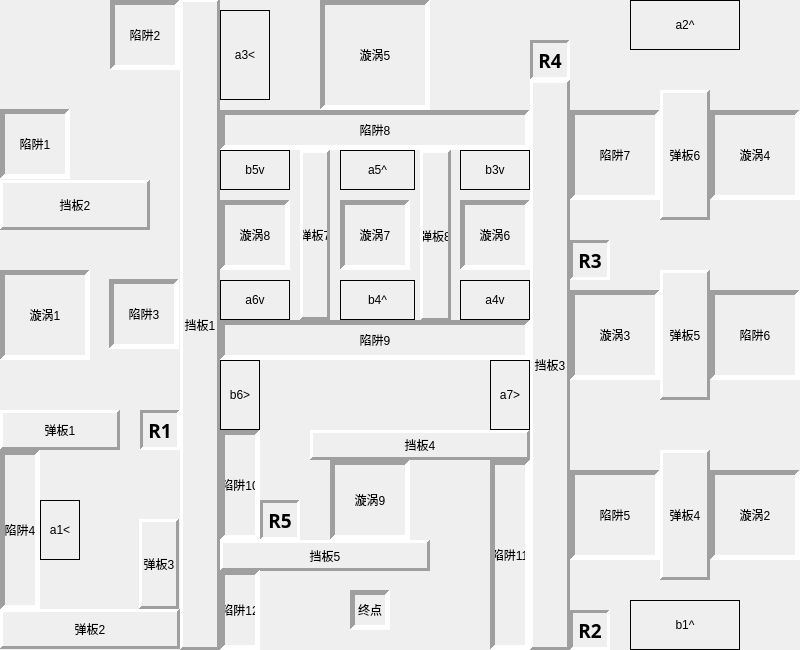
   <widget class="corewidget" name="widget" native="true">
    <property name="geometry">
     <rect>
      <x>25</x>
      <y>15</y>
      <width>800</width>
      <height>650</height>
     </rect>
    </property>
    <property name="minimumSize">
     <size>
      <width>800</width>
      <height>650</height>
     </size>
    </property>
    <property name="maximumSize">
     <size>
      <width>800</width>
      <height>650</height>
     </size>
    </property>
    <widget class="trap" name="trap1">
     <property name="geometry">
      <rect>
       <x>0</x>
       <y>109</y>
       <width>70</width>
       <height>70</height>
      </rect>
     </property>
     <property name="frameShape">
      <enum>QFrame::Panel</enum>
     </property>
     <property name="frameShadow">
      <enum>QFrame::Sunken</enum>
     </property>
     <property name="lineWidth">
      <number>5</number>
     </property>
     <property name="text">
      <string>陷阱1</string>
     </property>
     <property name="alignment">
      <set>Qt::AlignCenter</set>
     </property>
     <property name="textInteractionFlags">
      <set>Qt::LinksAccessibleByMouse</set>
     </property>
    </widget>
    <widget class="trap" name="trap2">
     <property name="geometry">
      <rect>
       <x>110</x>
       <y>0</y>
       <width>70</width>
       <height>70</height>
      </rect>
     </property>
     <property name="frameShape">
      <enum>QFrame::Panel</enum>
     </property>
     <property name="frameShadow">
      <enum>QFrame::Sunken</enum>
     </property>
     <property name="lineWidth">
      <number>5</number>
     </property>
     <property name="text">
      <string>陷阱2</string>
     </property>
     <property name="alignment">
      <set>Qt::AlignCenter</set>
     </property>
    </widget>
    <widget class="trap" name="trap3">
     <property name="geometry">
      <rect>
       <x>109</x>
       <y>279</y>
       <width>70</width>
       <height>70</height>
      </rect>
     </property>
     <property name="frameShape">
      <enum>QFrame::Panel</enum>
     </property>
     <property name="frameShadow">
      <enum>QFrame::Sunken</enum>
     </property>
     <property name="lineWidth">
      <number>5</number>
     </property>
     <property name="text">
      <string>陷阱3</string>
     </property>
     <property name="alignment">
      <set>Qt::AlignCenter</set>
     </property>
    </widget>
    <widget class="trap" name="trap4">
     <property name="geometry">
      <rect>
       <x>0</x>
       <y>450</y>
       <width>40</width>
       <height>160</height>
      </rect>
     </property>
     <property name="frameShape">
      <enum>QFrame::Panel</enum>
     </property>
     <property name="frameShadow">
      <enum>QFrame::Sunken</enum>
     </property>
     <property name="lineWidth">
      <number>5</number>
     </property>
     <property name="midLineWidth">
      <number>0</number>
     </property>
     <property name="text">
      <string>陷阱4</string>
     </property>
     <property name="alignment">
      <set>Qt::AlignCenter</set>
     </property>
    </widget>
    <widget class="destination" name="dest">
     <property name="geometry">
      <rect>
       <x>350</x>
       <y>590</y>
       <width>40</width>
       <height>40</height>
      </rect>
     </property>
     <property name="minimumSize">
      <size>
       <width>40</width>
       <height>40</height>
      </size>
     </property>
     <property name="maximumSize">
      <size>
       <width>40</width>
       <height>40</height>
      </size>
     </property>
     <property name="frameShape">
      <enum>QFrame::Panel</enum>
     </property>
     <property name="frameShadow">
      <enum>QFrame::Sunken</enum>
     </property>
     <property name="lineWidth">
      <number>5</number>
     </property>
     <property name="text">
      <string>终点</string>
     </property>
     <property name="alignment">
      <set>Qt::AlignCenter</set>
     </property>
    </widget>
    <widget class="board" name="board1">
     <property name="geometry">
      <rect>
       <x>180</x>
       <y>-1</y>
       <width>40</width>
       <height>651</height>
      </rect>
     </property>
     <property name="frameShape">
      <enum>QFrame::Panel</enum>
     </property>
     <property name="frameShadow">
      <enum>QFrame::Raised</enum>
     </property>
     <property name="lineWidth">
      <number>3</number>
     </property>
     <property name="text">
      <string>挡板1</string>
     </property>
     <property name="alignment">
      <set>Qt::AlignCenter</set>
     </property>
    </widget>
    <widget class="board" name="board3">
     <property name="geometry">
      <rect>
       <x>530</x>
       <y>80</y>
       <width>40</width>
       <height>570</height>
      </rect>
     </property>
     <property name="frameShape">
      <enum>QFrame::Panel</enum>
     </property>
     <property name="frameShadow">
      <enum>QFrame::Raised</enum>
     </property>
     <property name="lineWidth">
      <number>3</number>
     </property>
     <property name="text">
      <string>挡板3</string>
     </property>
     <property name="alignment">
      <set>Qt::AlignCenter</set>
     </property>
    </widget>
    <widget class="board" name="board2">
     <property name="geometry">
      <rect>
       <x>0</x>
       <y>180</y>
       <width>150</width>
       <height>50</height>
      </rect>
     </property>
     <property name="frameShape">
      <enum>QFrame::Panel</enum>
     </property>
     <property name="frameShadow">
      <enum>QFrame::Raised</enum>
     </property>
     <property name="lineWidth">
      <number>3</number>
     </property>
     <property name="text">
      <string>挡板2</string>
     </property>
     <property name="alignment">
      <set>Qt::AlignCenter</set>
     </property>
    </widget>
    <widget class="bouncingboard" name="B_board1">
     <property name="geometry">
      <rect>
       <x>0</x>
       <y>410</y>
       <width>120</width>
       <height>40</height>
      </rect>
     </property>
     <property name="frameShape">
      <enum>QFrame::Panel</enum>
     </property>
     <property name="frameShadow">
      <enum>QFrame::Raised</enum>
     </property>
     <property name="lineWidth">
      <number>3</number>
     </property>
     <property name="text">
      <string>弹板1</string>
     </property>
     <property name="alignment">
      <set>Qt::AlignCenter</set>
     </property>
    </widget>
    <widget class="bouncingboard" name="B_board2">
     <property name="geometry">
      <rect>
       <x>0</x>
       <y>609</y>
       <width>180</width>
       <height>40</height>
      </rect>
     </property>
     <property name="frameShape">
      <enum>QFrame::Panel</enum>
     </property>
     <property name="frameShadow">
      <enum>QFrame::Raised</enum>
     </property>
     <property name="lineWidth">
      <number>3</number>
     </property>
     <property name="text">
      <string>弹板2</string>
     </property>
     <property name="alignment">
      <set>Qt::AlignCenter</set>
     </property>
    </widget>
    <widget class="bouncingboard" name="B_board3">
     <property name="geometry">
      <rect>
       <x>139</x>
       <y>519</y>
       <width>40</width>
       <height>90</height>
      </rect>
     </property>
     <property name="frameShape">
      <enum>QFrame::Panel</enum>
     </property>
     <property name="frameShadow">
      <enum>QFrame::Raised</enum>
     </property>
     <property name="lineWidth">
      <number>3</number>
     </property>
     <property name="text">
      <string>弹板3</string>
     </property>
     <property name="alignment">
      <set>Qt::AlignCenter</set>
     </property>
    </widget>
    <widget class="bouncingboard" name="B_board4">
     <property name="geometry">
      <rect>
       <x>660</x>
       <y>450</y>
       <width>50</width>
       <height>130</height>
      </rect>
     </property>
     <property name="frameShape">
      <enum>QFrame::Panel</enum>
     </property>
     <property name="frameShadow">
      <enum>QFrame::Raised</enum>
     </property>
     <property name="lineWidth">
      <number>3</number>
     </property>
     <property name="text">
      <string>弹板4</string>
     </property>
     <property name="alignment">
      <set>Qt::AlignCenter</set>
     </property>
    </widget>
    <widget class="vortex" name="vortex1">
     <property name="geometry">
      <rect>
       <x>0</x>
       <y>270</y>
       <width>90</width>
       <height>90</height>
      </rect>
     </property>
     <property name="frameShape">
      <enum>QFrame::Panel</enum>
     </property>
     <property name="frameShadow">
      <enum>QFrame::Sunken</enum>
     </property>
     <property name="lineWidth">
      <number>5</number>
     </property>
     <property name="text">
      <string>漩涡1</string>
     </property>
     <property name="alignment">
      <set>Qt::AlignCenter</set>
     </property>
    </widget>
    <widget class="vortex" name="vortex2">
     <property name="geometry">
      <rect>
       <x>710</x>
       <y>470</y>
       <width>90</width>
       <height>90</height>
      </rect>
     </property>
     <property name="frameShape">
      <enum>QFrame::Panel</enum>
     </property>
     <property name="frameShadow">
      <enum>QFrame::Sunken</enum>
     </property>
     <property name="lineWidth">
      <number>5</number>
     </property>
     <property name="text">
      <string>漩涡2</string>
     </property>
     <property name="alignment">
      <set>Qt::AlignCenter</set>
     </property>
    </widget>
    <widget class="vortex" name="vortex3">
     <property name="geometry">
      <rect>
       <x>570</x>
       <y>290</y>
       <width>90</width>
       <height>90</height>
      </rect>
     </property>
     <property name="frameShape">
      <enum>QFrame::Panel</enum>
     </property>
     <property name="frameShadow">
      <enum>QFrame::Sunken</enum>
     </property>
     <property name="lineWidth">
      <number>5</number>
     </property>
     <property name="text">
      <string>漩涡3</string>
     </property>
     <property name="alignment">
      <set>Qt::AlignCenter</set>
     </property>
    </widget>
    <widget class="vortex" name="vortex4">
     <property name="geometry">
      <rect>
       <x>710</x>
       <y>110</y>
       <width>90</width>
       <height>90</height>
      </rect>
     </property>
     <property name="frameShape">
      <enum>QFrame::Panel</enum>
     </property>
     <property name="frameShadow">
      <enum>QFrame::Sunken</enum>
     </property>
     <property name="lineWidth">
      <number>5</number>
     </property>
     <property name="text">
      <string>漩涡4</string>
     </property>
     <property name="alignment">
      <set>Qt::AlignCenter</set>
     </property>
    </widget>
    <widget class="portal_a" name="portal_a1">
     <property name="geometry">
      <rect>
       <x>40</x>
       <y>500</y>
       <width>40</width>
       <height>60</height>
      </rect>
     </property>
     <property name="frameShape">
      <enum>QFrame::Box</enum>
     </property>
     <property name="frameShadow">
      <enum>QFrame::Plain</enum>
     </property>
     <property name="lineWidth">
      <number>1</number>
     </property>
     <property name="midLineWidth">
      <number>0</number>
     </property>
     <property name="text">
      <string>a1&lt;</string>
     </property>
     <property name="alignment">
      <set>Qt::AlignCenter</set>
     </property>
    </widget>
    <widget class="portal_b" name="portal_b1">
     <property name="geometry">
      <rect>
       <x>630</x>
       <y>600</y>
       <width>110</width>
       <height>50</height>
      </rect>
     </property>
     <property name="frameShape">
      <enum>QFrame::Box</enum>
     </property>
     <property name="text">
      <string>b1^</string>
     </property>
     <property name="alignment">
      <set>Qt::AlignCenter</set>
     </property>
    </widget>
    <widget class="board" name="board4">
     <property name="geometry">
      <rect>
       <x>310</x>
       <y>430</y>
       <width>220</width>
       <height>30</height>
      </rect>
     </property>
     <property name="frameShape">
      <enum>QFrame::Panel</enum>
     </property>
     <property name="frameShadow">
      <enum>QFrame::Raised</enum>
     </property>
     <property name="lineWidth">
      <number>3</number>
     </property>
     <property name="text">
      <string>挡板4</string>
     </property>
     <property name="alignment">
      <set>Qt::AlignCenter</set>
     </property>
    </widget>
    <widget class="bouncingboard" name="B_board5">
     <property name="geometry">
      <rect>
       <x>660</x>
       <y>270</y>
       <width>50</width>
       <height>130</height>
      </rect>
     </property>
     <property name="frameShape">
      <enum>QFrame::Panel</enum>
     </property>
     <property name="frameShadow">
      <enum>QFrame::Raised</enum>
     </property>
     <property name="lineWidth">
      <number>3</number>
     </property>
     <property name="text">
      <string>弹板5</string>
     </property>
     <property name="alignment">
      <set>Qt::AlignCenter</set>
     </property>
    </widget>
    <widget class="trap" name="trap5">
     <property name="geometry">
      <rect>
       <x>570</x>
       <y>470</y>
       <width>90</width>
       <height>90</height>
      </rect>
     </property>
     <property name="frameShape">
      <enum>QFrame::Panel</enum>
     </property>
     <property name="frameShadow">
      <enum>QFrame::Sunken</enum>
     </property>
     <property name="lineWidth">
      <number>5</number>
     </property>
     <property name="text">
      <string>陷阱5</string>
     </property>
     <property name="alignment">
      <set>Qt::AlignCenter</set>
     </property>
    </widget>
    <widget class="trap" name="trap6">
     <property name="geometry">
      <rect>
       <x>710</x>
       <y>290</y>
       <width>90</width>
       <height>90</height>
      </rect>
     </property>
     <property name="frameShape">
      <enum>QFrame::Panel</enum>
     </property>
     <property name="frameShadow">
      <enum>QFrame::Sunken</enum>
     </property>
     <property name="lineWidth">
      <number>5</number>
     </property>
     <property name="text">
      <string>陷阱6</string>
     </property>
     <property name="alignment">
      <set>Qt::AlignCenter</set>
     </property>
    </widget>
    <widget class="portal_a" name="portal_a2">
     <property name="geometry">
      <rect>
       <x>630</x>
       <y>0</y>
       <width>110</width>
       <height>50</height>
      </rect>
     </property>
     <property name="frameShape">
      <enum>QFrame::Box</enum>
     </property>
     <property name="text">
      <string>a2^</string>
     </property>
     <property name="alignment">
      <set>Qt::AlignCenter</set>
     </property>
    </widget>
    <widget class="bouncingboard" name="B_board6">
     <property name="geometry">
      <rect>
       <x>660</x>
       <y>90</y>
       <width>50</width>
       <height>130</height>
      </rect>
     </property>
     <property name="frameShape">
      <enum>QFrame::Panel</enum>
     </property>
     <property name="frameShadow">
      <enum>QFrame::Raised</enum>
     </property>
     <property name="lineWidth">
      <number>3</number>
     </property>
     <property name="text">
      <string>弹板6</string>
     </property>
     <property name="alignment">
      <set>Qt::AlignCenter</set>
     </property>
    </widget>
    <widget class="trap" name="trap7">
     <property name="geometry">
      <rect>
       <x>570</x>
       <y>110</y>
       <width>90</width>
       <height>90</height>
      </rect>
     </property>
     <property name="frameShape">
      <enum>QFrame::Panel</enum>
     </property>
     <property name="frameShadow">
      <enum>QFrame::Sunken</enum>
     </property>
     <property name="lineWidth">
      <number>5</number>
     </property>
     <property name="text">
      <string>陷阱7</string>
     </property>
     <property name="alignment">
      <set>Qt::AlignCenter</set>
     </property>
    </widget>
    <widget class="trap" name="trap8">
     <property name="geometry">
      <rect>
       <x>220</x>
       <y>110</y>
       <width>310</width>
       <height>40</height>
      </rect>
     </property>
     <property name="frameShape">
      <enum>QFrame::Panel</enum>
     </property>
     <property name="frameShadow">
      <enum>QFrame::Sunken</enum>
     </property>
     <property name="lineWidth">
      <number>5</number>
     </property>
     <property name="text">
      <string>陷阱8</string>
     </property>
     <property name="alignment">
      <set>Qt::AlignCenter</set>
     </property>
    </widget>
    <widget class="trap" name="trap9">
     <property name="geometry">
      <rect>
       <x>220</x>
       <y>320</y>
       <width>310</width>
       <height>40</height>
      </rect>
     </property>
     <property name="frameShape">
      <enum>QFrame::Panel</enum>
     </property>
     <property name="frameShadow">
      <enum>QFrame::Sunken</enum>
     </property>
     <property name="lineWidth">
      <number>5</number>
     </property>
     <property name="text">
      <string>陷阱9</string>
     </property>
     <property name="alignment">
      <set>Qt::AlignCenter</set>
     </property>
    </widget>
    <widget class="trap" name="trap10">
     <property name="geometry">
      <rect>
       <x>220</x>
       <y>430</y>
       <width>40</width>
       <height>110</height>
      </rect>
     </property>
     <property name="frameShape">
      <enum>QFrame::Panel</enum>
     </property>
     <property name="frameShadow">
      <enum>QFrame::Sunken</enum>
     </property>
     <property name="lineWidth">
      <number>5</number>
     </property>
     <property name="text">
      <string>陷阱10</string>
     </property>
     <property name="alignment">
      <set>Qt::AlignCenter</set>
     </property>
    </widget>
    <widget class="trap" name="trap11">
     <property name="geometry">
      <rect>
       <x>490</x>
       <y>460</y>
       <width>40</width>
       <height>190</height>
      </rect>
     </property>
     <property name="frameShape">
      <enum>QFrame::Panel</enum>
     </property>
     <property name="frameShadow">
      <enum>QFrame::Sunken</enum>
     </property>
     <property name="lineWidth">
      <number>5</number>
     </property>
     <property name="text">
      <string>陷阱11</string>
     </property>
     <property name="alignment">
      <set>Qt::AlignCenter</set>
     </property>
    </widget>
    <widget class="portal_a" name="portal_a3">
     <property name="geometry">
      <rect>
       <x>220</x>
       <y>10</y>
       <width>50</width>
       <height>90</height>
      </rect>
     </property>
     <property name="frameShape">
      <enum>QFrame::Box</enum>
     </property>
     <property name="text">
      <string>a3&lt;</string>
     </property>
     <property name="alignment">
      <set>Qt::AlignCenter</set>
     </property>
    </widget>
    <widget class="portal_b" name="portal_b3">
     <property name="geometry">
      <rect>
       <x>460</x>
       <y>150</y>
       <width>70</width>
       <height>40</height>
      </rect>
     </property>
     <property name="frameShape">
      <enum>QFrame::Box</enum>
     </property>
     <property name="text">
      <string>b3v</string>
     </property>
     <property name="alignment">
      <set>Qt::AlignCenter</set>
     </property>
    </widget>
    <widget class="portal_a" name="portal_a4">
     <property name="geometry">
      <rect>
       <x>460</x>
       <y>280</y>
       <width>70</width>
       <height>40</height>
      </rect>
     </property>
     <property name="frameShape">
      <enum>QFrame::Box</enum>
     </property>
     <property name="text">
      <string>a4v</string>
     </property>
     <property name="alignment">
      <set>Qt::AlignCenter</set>
     </property>
    </widget>
    <widget class="portal_a" name="portal_a5">
     <property name="geometry">
      <rect>
       <x>340</x>
       <y>150</y>
       <width>75</width>
       <height>40</height>
      </rect>
     </property>
     <property name="frameShape">
      <enum>QFrame::Box</enum>
     </property>
     <property name="text">
      <string>a5^</string>
     </property>
     <property name="alignment">
      <set>Qt::AlignCenter</set>
     </property>
    </widget>
    <widget class="portal_b" name="portal_b4">
     <property name="geometry">
      <rect>
       <x>340</x>
       <y>280</y>
       <width>75</width>
       <height>40</height>
      </rect>
     </property>
     <property name="frameShape">
      <enum>QFrame::Box</enum>
     </property>
     <property name="text">
      <string>b4^</string>
     </property>
     <property name="alignment">
      <set>Qt::AlignCenter</set>
     </property>
    </widget>
    <widget class="portal_b" name="portal_b5">
     <property name="geometry">
      <rect>
       <x>220</x>
       <y>150</y>
       <width>70</width>
       <height>40</height>
      </rect>
     </property>
     <property name="frameShape">
      <enum>QFrame::Box</enum>
     </property>
     <property name="text">
      <string>b5v</string>
     </property>
     <property name="alignment">
      <set>Qt::AlignCenter</set>
     </property>
    </widget>
    <widget class="portal_a" name="portal_a6">
     <property name="geometry">
      <rect>
       <x>220</x>
       <y>280</y>
       <width>70</width>
       <height>40</height>
      </rect>
     </property>
     <property name="frameShape">
      <enum>QFrame::Box</enum>
     </property>
     <property name="text">
      <string>a6v</string>
     </property>
     <property name="alignment">
      <set>Qt::AlignCenter</set>
     </property>
    </widget>
    <widget class="vortex" name="vortex5">
     <property name="geometry">
      <rect>
       <x>320</x>
       <y>0</y>
       <width>110</width>
       <height>110</height>
      </rect>
     </property>
     <property name="frameShape">
      <enum>QFrame::Panel</enum>
     </property>
     <property name="frameShadow">
      <enum>QFrame::Sunken</enum>
     </property>
     <property name="lineWidth">
      <number>5</number>
     </property>
     <property name="text">
      <string>漩涡5</string>
     </property>
     <property name="alignment">
      <set>Qt::AlignCenter</set>
     </property>
    </widget>
    <widget class="vortex" name="vortex8">
     <property name="geometry">
      <rect>
       <x>220</x>
       <y>200</y>
       <width>70</width>
       <height>70</height>
      </rect>
     </property>
     <property name="frameShape">
      <enum>QFrame::Panel</enum>
     </property>
     <property name="frameShadow">
      <enum>QFrame::Sunken</enum>
     </property>
     <property name="lineWidth">
      <number>5</number>
     </property>
     <property name="text">
      <string>漩涡8</string>
     </property>
     <property name="alignment">
      <set>Qt::AlignCenter</set>
     </property>
    </widget>
    <widget class="vortex" name="vortex7">
     <property name="geometry">
      <rect>
       <x>340</x>
       <y>200</y>
       <width>70</width>
       <height>70</height>
      </rect>
     </property>
     <property name="frameShape">
      <enum>QFrame::Panel</enum>
     </property>
     <property name="frameShadow">
      <enum>QFrame::Sunken</enum>
     </property>
     <property name="lineWidth">
      <number>5</number>
     </property>
     <property name="text">
      <string>漩涡7</string>
     </property>
     <property name="alignment">
      <set>Qt::AlignCenter</set>
     </property>
    </widget>
    <widget class="vortex" name="vortex6">
     <property name="geometry">
      <rect>
       <x>460</x>
       <y>200</y>
       <width>70</width>
       <height>70</height>
      </rect>
     </property>
     <property name="frameShape">
      <enum>QFrame::Panel</enum>
     </property>
     <property name="frameShadow">
      <enum>QFrame::Sunken</enum>
     </property>
     <property name="lineWidth">
      <number>5</number>
     </property>
     <property name="text">
      <string>漩涡6</string>
     </property>
     <property name="alignment">
      <set>Qt::AlignCenter</set>
     </property>
    </widget>
    <widget class="board" name="board5">
     <property name="geometry">
      <rect>
       <x>220</x>
       <y>540</y>
       <width>210</width>
       <height>31</height>
      </rect>
     </property>
     <property name="frameShape">
      <enum>QFrame::Panel</enum>
     </property>
     <property name="frameShadow">
      <enum>QFrame::Raised</enum>
     </property>
     <property name="lineWidth">
      <number>3</number>
     </property>
     <property name="text">
      <string>挡板5</string>
     </property>
     <property name="alignment">
      <set>Qt::AlignCenter</set>
     </property>
    </widget>
    <widget class="trap" name="trap12">
     <property name="geometry">
      <rect>
       <x>220</x>
       <y>570</y>
       <width>40</width>
       <height>80</height>
      </rect>
     </property>
     <property name="frameShape">
      <enum>QFrame::Panel</enum>
     </property>
     <property name="frameShadow">
      <enum>QFrame::Sunken</enum>
     </property>
     <property name="lineWidth">
      <number>5</number>
     </property>
     <property name="text">
      <string>陷阱12</string>
     </property>
     <property name="alignment">
      <set>Qt::AlignCenter</set>
     </property>
    </widget>
    <widget class="portal_b" name="portal_b6">
     <property name="geometry">
      <rect>
       <x>220</x>
       <y>360</y>
       <width>40</width>
       <height>70</height>
      </rect>
     </property>
     <property name="frameShape">
      <enum>QFrame::Box</enum>
     </property>
     <property name="text">
      <string>b6&gt;</string>
     </property>
     <property name="alignment">
      <set>Qt::AlignCenter</set>
     </property>
    </widget>
    <widget class="portal_a" name="portal_a7">
     <property name="geometry">
      <rect>
       <x>490</x>
       <y>360</y>
       <width>40</width>
       <height>70</height>
      </rect>
     </property>
     <property name="frameShape">
      <enum>QFrame::Box</enum>
     </property>
     <property name="text">
      <string>a7&gt;</string>
     </property>
     <property name="alignment">
      <set>Qt::AlignCenter</set>
     </property>
    </widget>
    <widget class="vortex" name="vortex9">
     <property name="geometry">
      <rect>
       <x>330</x>
       <y>460</y>
       <width>80</width>
       <height>80</height>
      </rect>
     </property>
     <property name="frameShape">
      <enum>QFrame::Panel</enum>
     </property>
     <property name="frameShadow">
      <enum>QFrame::Sunken</enum>
     </property>
     <property name="lineWidth">
      <number>5</number>
     </property>
     <property name="text">
      <string>漩涡9</string>
     </property>
     <property name="alignment">
      <set>Qt::AlignCenter</set>
     </property>
    </widget>
    <widget class="bouncingboard" name="B_board7">
     <property name="geometry">
      <rect>
       <x>300</x>
       <y>150</y>
       <width>30</width>
       <height>170</height>
      </rect>
     </property>
     <property name="frameShape">
      <enum>QFrame::Panel</enum>
     </property>
     <property name="frameShadow">
      <enum>QFrame::Raised</enum>
     </property>
     <property name="lineWidth">
      <number>3</number>
     </property>
     <property name="text">
      <string>弹板7</string>
     </property>
     <property name="alignment">
      <set>Qt::AlignCenter</set>
     </property>
    </widget>
    <widget class="bouncingboard" name="B_board8">
     <property name="geometry">
      <rect>
       <x>420</x>
       <y>150</y>
       <width>31</width>
       <height>171</height>
      </rect>
     </property>
     <property name="frameShape">
      <enum>QFrame::Panel</enum>
     </property>
     <property name="frameShadow">
      <enum>QFrame::Raised</enum>
     </property>
     <property name="lineWidth">
      <number>3</number>
     </property>
     <property name="text">
      <string>弹板8</string>
     </property>
     <property name="alignment">
      <set>Qt::AlignCenter</set>
     </property>
    </widget>
    <widget class="recorddot" name="rec1">
     <property name="geometry">
      <rect>
       <x>140</x>
       <y>410</y>
       <width>40</width>
       <height>40</height>
      </rect>
     </property>
     <property name="font">
      <font>
       <family>微软雅黑</family>
       <pointsize>14</pointsize>
       <bold>true</bold>
      </font>
     </property>
     <property name="frameShape">
      <enum>QFrame::Panel</enum>
     </property>
     <property name="frameShadow">
      <enum>QFrame::Sunken</enum>
     </property>
     <property name="lineWidth">
      <number>3</number>
     </property>
     <property name="text">
      <string>R1</string>
     </property>
     <property name="textFormat">
      <enum>Qt::PlainText</enum>
     </property>
     <property name="alignment">
      <set>Qt::AlignCenter</set>
     </property>
    </widget>
    <widget class="recorddot" name="rec2">
     <property name="geometry">
      <rect>
       <x>570</x>
       <y>610</y>
       <width>40</width>
       <height>40</height>
      </rect>
     </property>
     <property name="font">
      <font>
       <family>微软雅黑</family>
       <pointsize>14</pointsize>
       <bold>true</bold>
      </font>
     </property>
     <property name="frameShape">
      <enum>QFrame::Panel</enum>
     </property>
     <property name="frameShadow">
      <enum>QFrame::Sunken</enum>
     </property>
     <property name="lineWidth">
      <number>3</number>
     </property>
     <property name="text">
      <string>R2</string>
     </property>
     <property name="alignment">
      <set>Qt::AlignCenter</set>
     </property>
    </widget>
    <widget class="recorddot" name="rec3">
     <property name="geometry">
      <rect>
       <x>570</x>
       <y>240</y>
       <width>40</width>
       <height>40</height>
      </rect>
     </property>
     <property name="font">
      <font>
       <family>微软雅黑</family>
       <pointsize>14</pointsize>
       <bold>true</bold>
      </font>
     </property>
     <property name="frameShape">
      <enum>QFrame::Panel</enum>
     </property>
     <property name="frameShadow">
      <enum>QFrame::Sunken</enum>
     </property>
     <property name="lineWidth">
      <number>3</number>
     </property>
     <property name="text">
      <string>R3</string>
     </property>
     <property name="alignment">
      <set>Qt::AlignCenter</set>
     </property>
    </widget>
    <widget class="recorddot" name="rec4">
     <property name="geometry">
      <rect>
       <x>530</x>
       <y>40</y>
       <width>40</width>
       <height>40</height>
      </rect>
     </property>
     <property name="font">
      <font>
       <family>微软雅黑</family>
       <pointsize>14</pointsize>
       <bold>true</bold>
      </font>
     </property>
     <property name="frameShape">
      <enum>QFrame::Panel</enum>
     </property>
     <property name="frameShadow">
      <enum>QFrame::Sunken</enum>
     </property>
     <property name="lineWidth">
      <number>3</number>
     </property>
     <property name="text">
      <string>R4</string>
     </property>
     <property name="alignment">
      <set>Qt::AlignCenter</set>
     </property>
    </widget>
    <widget class="recorddot" name="rec5">
     <property name="geometry">
      <rect>
       <x>260</x>
       <y>500</y>
       <width>40</width>
       <height>40</height>
      </rect>
     </property>
     <property name="font">
      <font>
       <family>微软雅黑</family>
       <pointsize>14</pointsize>
       <italic>false</italic>
       <bold>true</bold>
       <underline>false</underline>
       <strikeout>false</strikeout>
       <kerning>true</kerning>
       <hintingpreference>PreferDefaultHinting</hintingpreference>
      </font>
     </property>
     <property name="frameShape">
      <enum>QFrame::Panel</enum>
     </property>
     <property name="frameShadow">
      <enum>QFrame::Sunken</enum>
     </property>
     <property name="lineWidth">
      <number>3</number>
     </property>
     <property name="text">
      <string>R5</string>
     </property>
     <property name="alignment">
      <set>Qt::AlignCenter</set>
     </property>
    </widget>
   </widget>
